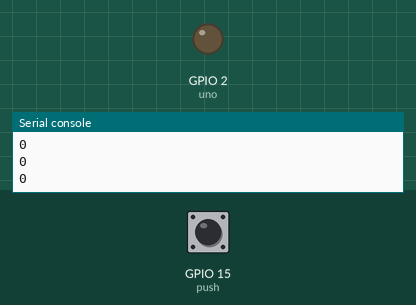
This program was run on a simulated ESP32 board running MicroPython. Shown: output pins drawn as LEDs (lit = HIGH), the last lines printed to the serial console. Inputs (shaded band) come from the test bench; at power-on: GPIO 15 (push) LOW.

Above: at 1.2 s.
1.3 s: GPIO 15 (push) pulled HIGH for 0.15 s
At 1.42 s:
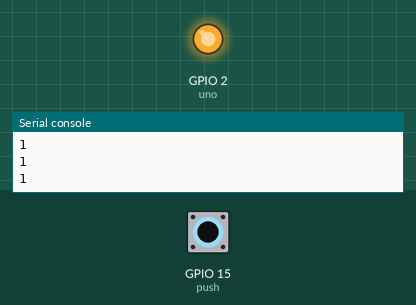
3.0 s: GPIO 15 (push) pulled HIGH for 3.2 s
At 6.9 s:
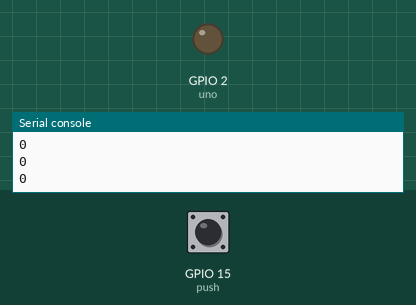
Timing chart, 0 to 8.4 s (numbered marks = the images above; inputs shaded):
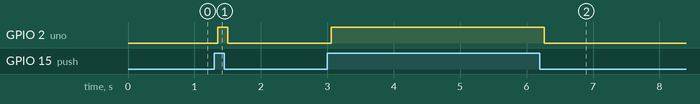

The program:

pulldown.py
```python
from machine import Pin
import utime

push = Pin(15, Pin.IN, Pin.PULL_DOWN)# conectado al positivo  (0)  oprimir (1)
uno = Pin(2, Pin.OUT)

while True:

    estado = push.value()
    print(estado)
    utime.sleep(0.05)

    if estado == 0:
        uno.value(0)
    else:
        uno.value(1)


if __name__==("__main__"):
    main()
```

Measured:
- after the input at 1.3 s, GPIO 2 (uno): LOW → HIGH after 0.05 s, → LOW 0.15 s later
- after the input at 3.0 s, GPIO 2 (uno): LOW → HIGH after 0.06 s, → LOW 3.2 s later
